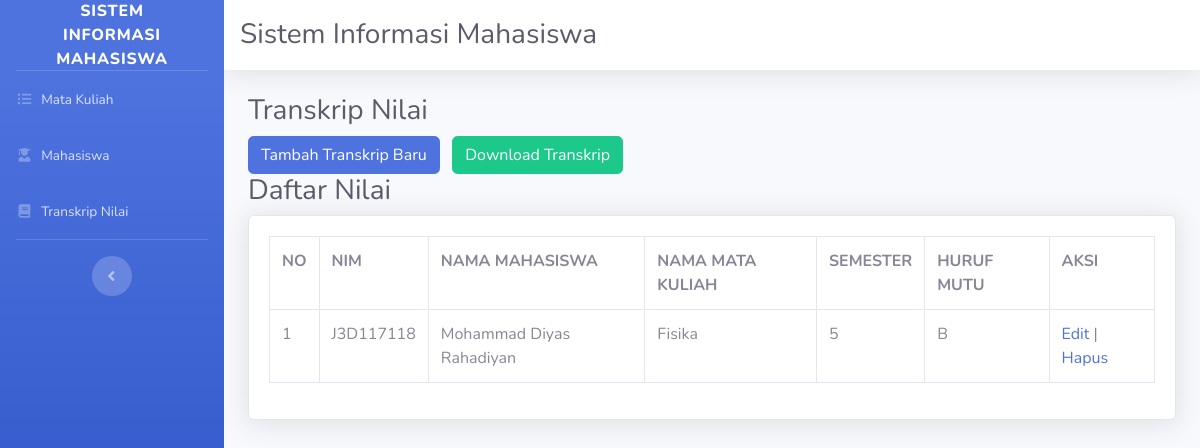
The page /index.php/transkrip on the database its author committed.
### tables this page shows
CREATE TABLE `transkrip` (
  `id_transkrip` int(10) NOT NULL,
  `nim` varchar(20) NOT NULL,
  `nama_mahasiswa` varchar(100) NOT NULL,
  `semester` int(10) NOT NULL,
  `kode_matakuliah` varchar(10) NOT NULL,
  `mutu_matakuliah` varchar(10) NOT NULL
);

CREATE TABLE `mahasiswa` (
  `nim` varchar(20) NOT NULL,
  `nama_mahasiswa` varchar(100) NOT NULL,
  `semester` int(10) NOT NULL,
  `jurusan` varchar(100) NOT NULL
);

CREATE TABLE `matakuliah` (
  `kode_matakuliah` varchar(10) NOT NULL,
  `semester` int(10) NOT NULL,
  `nama_matakuliah` varchar(100) NOT NULL,
  `jurusan` varchar(100) NOT NULL
);

### application/controllers/transkrip.php (called while the page is built, shortened)
<?php
class Transkrip extends CI_Controller
{
    public function __construct()
    {
        $this->load->model('transkrip_model');
        $this->load->model('mahasiswa_model');
        $this->load->model('matakuliah_model');
    }
    public function index()
    {
        $query = $this->transkrip_model->daftarTranskrip();
        $arrDaftarTranskrip['daftarTranskrip'] = $query->result_array();
        $this->load->view('template/header');
        $this->load->view('template/sidebar');
        $this->load->view('transkrip', $arrDaftarTranskrip);
        $this->load->view('template/footer');
    }
}

### index.php (called while the page is built, shortened)
<?php
require_once BASEPATH.'core/CodeIgniter.php';

### application/models/transkrip_model.php (called while the page is built, shortened)
<?php
class Transkrip_model extends CI_Model
{
    public function daftarTranskrip()
    {
        $query_join = "SELECT mahasiswa.nim, mahasiswa.nama_mahasiswa,
            matakuliah.kode_matakuliah, matakuliah.nama_matakuliah, transkrip.id_transkrip,
            transkrip.mutu_matakuliah, transkrip.semester FROM transkrip
            INNER JOIN mahasiswa ON mahasiswa.nim = transkrip.nim
            INNER JOIN matakuliah ON matakuliah.kode_matakuliah = transkrip.kode_matakuliah";
        return $this->db->query($query_join);
    }
}

### application/views/transkrip.php (the view, shortened to what this page needs)
<div class="container-fluid">
    <h1 class="h3 mb-2 text-gray-800">Transkrip Nilai</h1>
    <div class="row">
        <div class="col-lg-12">
            <a href="<?php echo site_url('/transkrip/tambah_transkrip'); ?>">
            <button class="btn btn-outline btn-primary" type="submit">Tambah Transkrip Baru</button>
            </a>&nbsp;
            <button class="btn btn-outline btn-success" type="button" data-toggle="modal" data-target="#modalFilter">Download Transkrip</button>
        </div>
    </div>
    <h1 class="h3 mb-2 text-gray-800">Daftar Nilai</h1>
    <div class="card shadow mb-4">
        <div class="card-body">
            <div class="table-responsive">
                <table class="table table-bordered" id="dataTable" width="100%" cellspacing="0">
                    <tr>
                        <th>NO</th>
                        <th>NIM</th>
                        <th>NAMA MAHASISWA</th>
                        <th>NAMA MATA KULIAH</th>
                        <th>SEMESTER</th>
                        <th>HURUF MUTU</th>
                        <th colspan="3">AKSI</th>
                    </tr>
                    <?php
                    $no = 1;
                    foreach ($daftarTranskrip as $key => $transkrip) : ?>
                        <tr>
                            <td><?php echo $no++; ?></td>
                            <td><?php echo $transkrip['nim']; ?></td>
                            <td><?php echo $transkrip['nama_mahasiswa']; ?></td>
                            <td><?php echo $transkrip['nama_matakuliah']; ?></td>
                            <td><?php echo $transkrip['semester']; ?></td>
                            <td><?php echo $transkrip['mutu_matakuliah']; ?></td>
                            <td class="center">
                                <a href="<?php echo site_url('transkrip/update_transkrip/' . $transkrip['id_transkrip']); ?>">Edit</a> |
                                <a href="<?php echo site_url('transkrip/hapus_transkrip/' . $transkrip['id_transkrip']); ?>" onclick="return confirm('Hapus: <?php echo $transkrip['nama_mahasiswa'] . ' - ' .$transkrip['nama_matakuliah']; ?>?')">Hapus</a>
                            </td>
                        </tr>
                    <?php endforeach; ?>
                </table>
            </div>
        </div>
    </div>
</div>
</div>

### rows shown on the page
transkrip: mahasiswa.nim "J3D117118", mahasiswa.nama_mahasiswa "Mohammad Diyas Rahadiyan", kode_matakuliah.nama_matakuliah "Fisika", semester "5", mutu_matakuliah "B"
